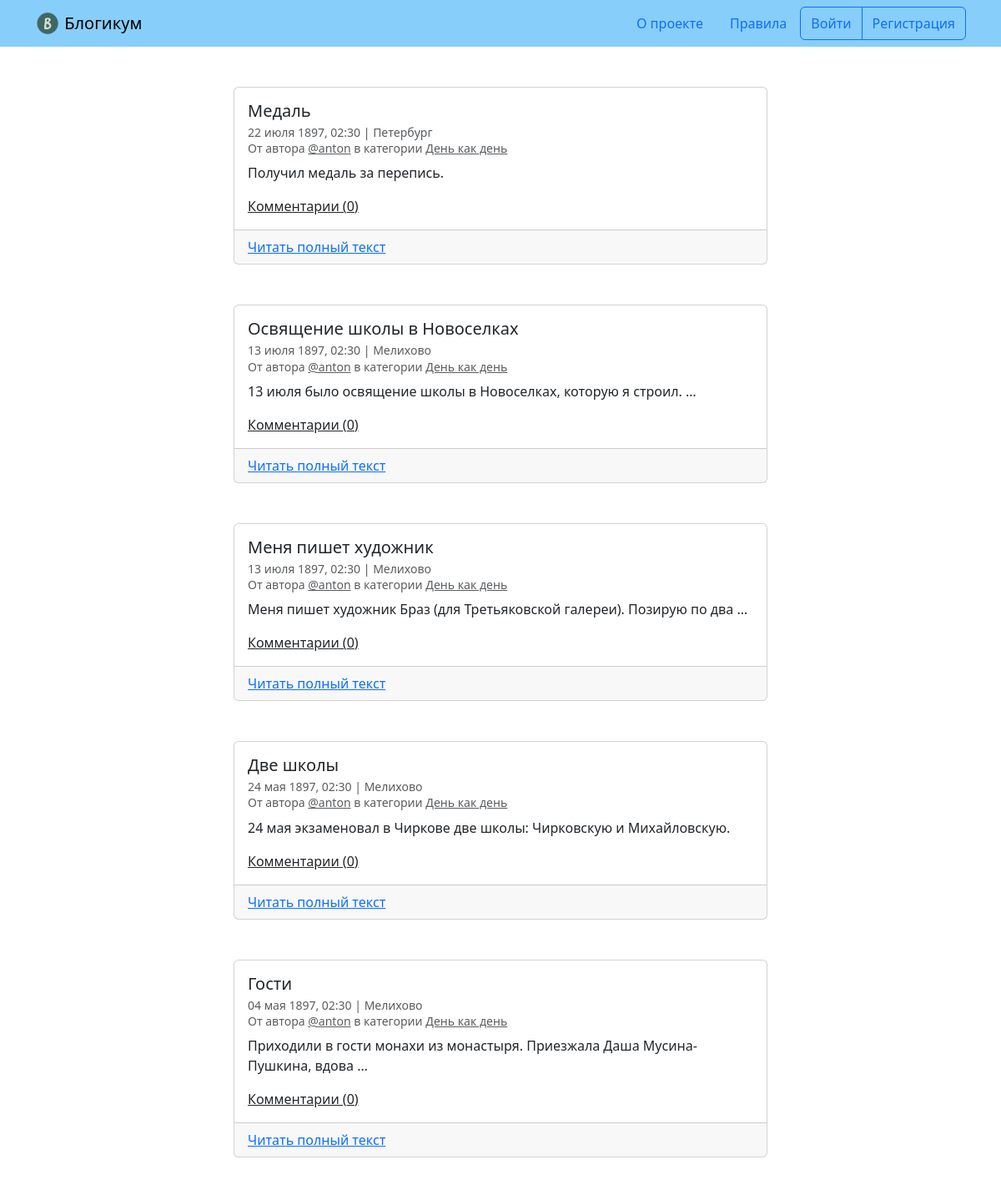
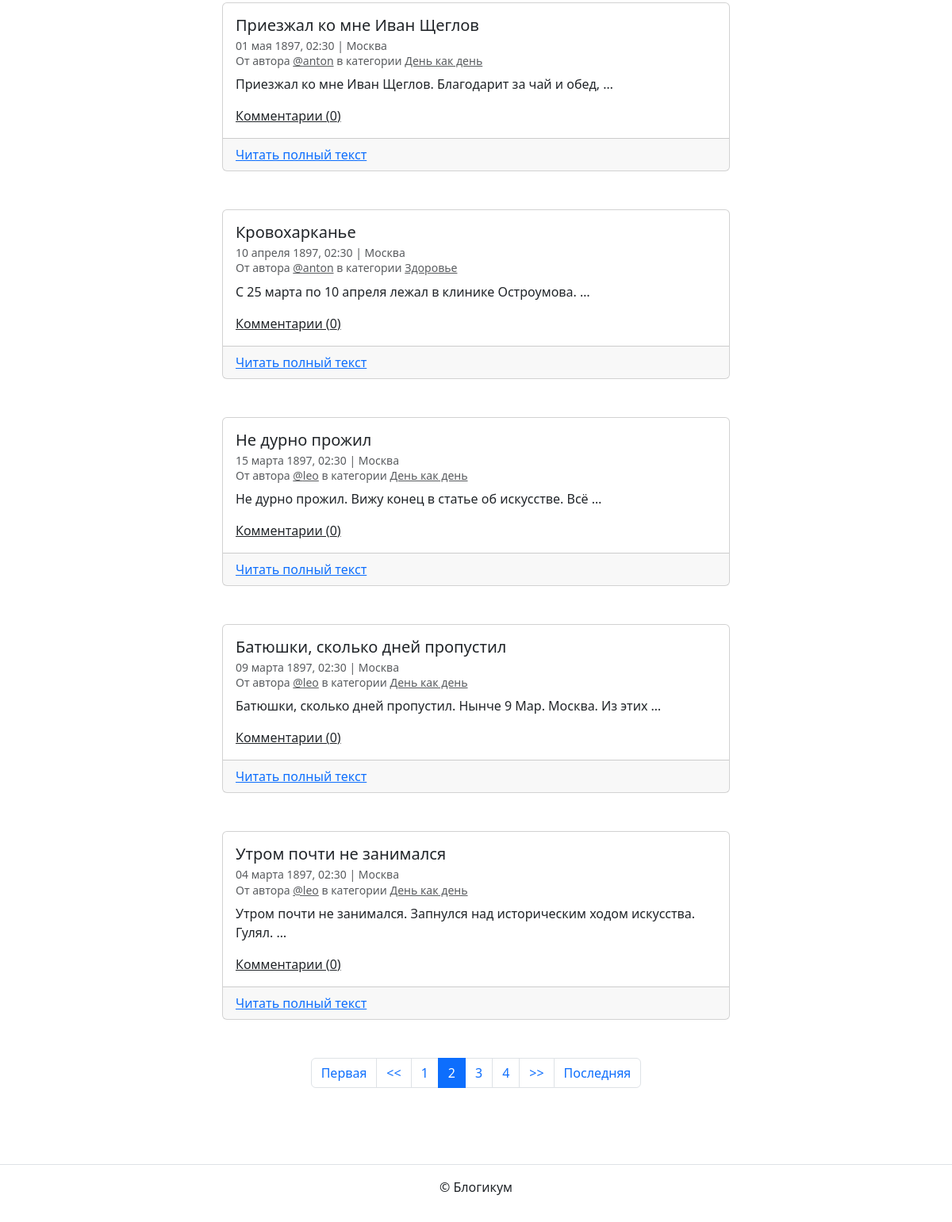
Screenshot of /?page=2 with the database file from the repository (2 pictures, top to bottom).
### blog/models.py (models this page shows, shortened)
class BaseModel(models.Model):
    is_published = models.BooleanField(
        default=True,
        verbose_name='Опубликовано',
        help_text='Снимите галочку, чтобы скрыть публикацию.'
    )
    created_at = models.DateTimeField(
        auto_now_add=True,
        verbose_name='Добавлено'
    )
    class Meta:
        abstract = True

class Post(BaseModel):
    title = models.CharField(
        max_length=MX_CHARS,
        verbose_name='Заголовок'
    )
    text = models.TextField(
        verbose_name='Текст'
    )
    pub_date = models.DateTimeField(
        verbose_name='Дата и время публикации',
        help_text='Если установить дату и время в будущем — можно делать '
                  'отложенные публикации.'
    )
    author = models.ForeignKey(
        User,
        on_delete=models.CASCADE,
        verbose_name='Автор публикации',
        related_name='posts'
    )
    location = models.ForeignKey(
        Location,
        on_delete=models.SET_NULL,
        blank=True,
        null=True,
        verbose_name='Местоположение',
        related_name='posts'
    )
    category = models.ForeignKey(
        Category,
        on_delete=models.SET_NULL,
        null=True,
        verbose_name='Категория',
        related_name='posts'
    )
    image = models.ImageField(
        verbose_name='Фото',
        upload_to='post_images',
        blank=True
    )
    class Meta:
        verbose_name = 'публикация'
        verbose_name_plural = 'Публикации'
        ordering = ['-pub_date']

class Location(BaseModel):
    name = models.CharField(
        max_length=MX_CHARS,
        verbose_name='Название места'
    )
    class Meta:
        verbose_name = 'местоположение'
        verbose_name_plural = 'Местоположения'

class Category(BaseModel):
    title = models.CharField(
        max_length=MX_CHARS,
        verbose_name='Заголовок'
    )
    description = models.TextField(
        verbose_name='Описание'
    )
    slug = models.SlugField(
        unique=True,
        verbose_name='Идентификатор',
        help_text='Идентификатор страницы для URL; разрешены символы '
                  'латиницы, цифры, дефис и подчёркивание.'
    )
    class Meta:
        verbose_name = 'категория'
        verbose_name_plural = 'Категории'

### blog/views.py (the view)
# urls.py: urlpatterns = [path('', views.homepage, name='homepage'),
def homepage(request):
    page_obj = post_paginator(request, base_queryset(comment_count=True,
                                                     filtration=True))
    template = 'blog/homepage.html'
    context = {'page_obj': page_obj}
    return render(request, template, context)

### blog/views.py (called while the page is built)
def base_queryset(comment_count=False, filtration=False):
    queryset = Post.objects.select_related(
        'category',
        'author',
        'location').order_by('-pub_date')
    if filtration:
        queryset = queryset.filter(
            is_published=True,
            category__is_published=True,
            pub_date__lte=timezone.now()
        )
    if comment_count:
        queryset = queryset.annotate(comment_count=Count('commentaries'))
    return queryset

def post_paginator(request, context_posts, page_count=POSTS_PER_PAGE):
    paginator = Paginator(context_posts, page_count)
    page_number = request.GET.get('page')
    page_obj = paginator.get_page(page_number)
    return page_obj

### templates/blog/homepage.html (shortened to what this page needs)
{% extends "base.html" %}
{% block content %}
  {% for post in page_obj %}
    <article class="mb-5">
      {% include "includes/post_card.html" %}
    </article>
  {% endfor %}
  {% include "includes/paginator.html" %}
{% endblock %}

### templates/includes/post_card.html (shortened to what this page needs)
<div class="col d-flex justify-content-center">
  <div class="card" style="width: 40rem;">
    <div class="card-body">
      <h5 class="card-title">{{ post.title }}</h5>
      <h6 class="card-subtitle mb-2 text-muted">
        <small>
          {{ post.pub_date|date:"d E Y, H:i" }} | {% if post.location and post.location.is_published %}{{ post.location.name }}{% else %}Планета Земля{% endif %}<br>
          От автора <a class="text-muted" href="{% url 'blog:profile' post.author.username %}">@{{ post.author.username }}</a> в
          категории {% include "includes/category_link.html" %}
        </small>
      </h6>
      <p class="card-text">{{ post.text|truncatewords:10 }}</p>
      <a><u>Комментарии ({{ post.comment_count }})</u></a>
    </div>
    <div class="card-footer">
      <a href="{% url 'blog:post_detail' post.id %}" class="card-link">Читать полный текст</a>
    </div>
  </div>
</div>

### templates/includes/category_link.html
<a class="text-muted" href="{% url 'blog:category_posts' post.category.slug %}">
  {{ post.category.title }}
</a>

### rows the page displays
Post: title "Медаль", pub_date "22 июля 1897, 02:30", location.name "Петербург", author.username "anton", category "День как день", text "Получил медаль за перепись.", comment_count "0"
Post: title "Освящение школы в Новоселках", pub_date "13 июля 1897, 02:30", location.name "Мелихово", author.username "anton", category "День как день", text "13 июля было освящение школы в Новоселках, которую я строил. …", comment_count "0"
Post: title "Меня пишет художник", pub_date "13 июля 1897, 02:30", location.name "Мелихово", author.username "anton", category "День как день", text "Меня пишет художник Браз (для Третьяковской галереи). Позирую по два …", comment_count "0"
Post: title "Две школы", pub_date "24 мая 1897, 02:30", location.name "Мелихово", author.username "anton", category "День как день", text "24 мая экзаменовал в Чиркове две школы: Чирковскую и Михайловскую.", comment_count "0"
Post: title "Гости", pub_date "04 мая 1897, 02:30", location.name "Мелихово", author.username "anton", category "День как день", text "Приходили в гости монахи из монастыря. Приезжала Даша Мусина-Пушкина, вдова …", comment_count "0"
Post: title "Приезжал ко мне Иван Щеглов", pub_date "01 мая 1897, 02:30", location.name "Москва", author.username "anton", category "День как день", text "Приезжал ко мне Иван Щеглов. Благодарит за чай и обед, …", comment_count "0"
Post: title "Кровохарканье", pub_date "10 апреля 1897, 02:30", location.name "Москва", author.username "anton", category "Здоровье", text "С 25 марта по 10 апреля лежал в клинике Остроумова. …", comment_count "0"
Post: title "Не дурно прожил", pub_date "15 марта 1897, 02:30", location.name "Москва", author.username "leo", category "День как день", text "Не дурно прожил. Вижу конец в статье об искусстве. Всё …", comment_count "0"
Post: title "Батюшки, сколько дней пропустил", pub_date "09 марта 1897, 02:30", location.name "Москва", author.username "leo", category "День как день", text "Батюшки, сколько дней пропустил. Нынче 9 Мар. Москва. Из этих …", comment_count "0"
Post: title "Утром почти не занимался", pub_date "04 марта 1897, 02:30", location.name "Москва", author.username "leo", category "День как день", text "Утром почти не занимался. Запнулся над историческим ходом искусства. Гулял. …", comment_count "0"

### other values shown
{{ i }} "1" "3" "4"
{{ i }} "2"
